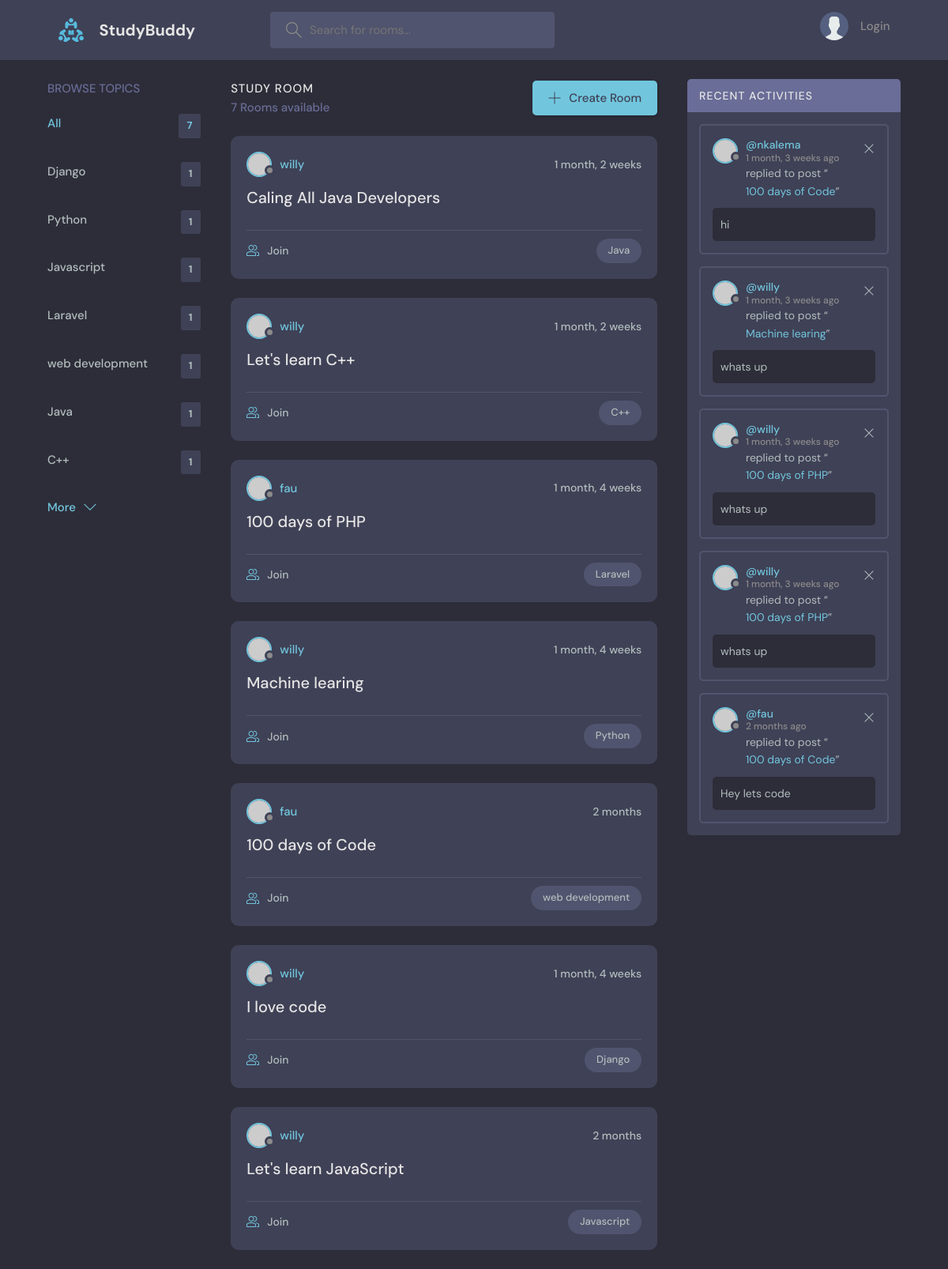
The page / on the database its author committed.
### base/models.py (models this page shows, shortened)
class Topic(models.Model):
    name = models.CharField(max_length=200)

class Room(models.Model):
    host = models.ForeignKey(User, on_delete=models.SET_NULL, null=True)
    topic = models.ForeignKey(Topic,on_delete=models.SET_NULL, null=True)
    name = models.CharField(max_length=200)
    description = models.TextField(null=True, blank=True)
    participants = models.ManyToManyField(User, related_name="participants", blank=True)
    update = models.DateTimeField(auto_now=True)
    created = models.DateTimeField(auto_now_add=True)
    class Meta:
        ordering = ['-update', '-created']
    def __str__(self):
        return self.name

class Message(models.Model):
    user = models.ForeignKey(User, on_delete=models.CASCADE)
    room = models.ForeignKey(Room, on_delete=models.CASCADE)
    body = models.TextField()
    update = models.DateTimeField(auto_now=True)
    created = models.DateTimeField(auto_now_add=True)
    class Meta:
        ordering = ['-update', '-created']

### base/views.py (the view)
# urls.py: 2. Add a URL to urlpatterns:  path('', views.home, name='home')
def home(request):
    q = request.GET.get('q') if request.GET.get('q') is not None else ''
    rooms = Room.objects.filter(Q(topic__name__icontains=q) |
     Q(name__icontains=q) | Q(description__icontains=q)
     )
    room_count = rooms.count()
    topics = Topic.objects.all()
    room_messages = Message.objects.filter(Q(room__topic__name__icontains=q))
    context = {'rooms': rooms, 'topics': topics, 'room_count': room_count, 'room_messages': room_messages}
    return render(request, 'home.html', context)

### templates/home.html (shortened to what this page needs)
{% extends 'main.html'%}
{% block content%}
  <main class="layout layout--3">
    <div class="container">
        {% include 'base/topics_component.html' %}
      <div class="roomList">
        <div class="roomList__header">
          <div>
            <h2>Study Room</h2>
            <p>{{room_count}} Rooms available</p>
          </div>
          <a class="btn btn--main" href="{% url 'create-room' %}">
            <svg version="1.1" xmlns="http://www.w3.org/2000/svg" width="32" height="32" viewBox="0 0 32 32">
              <title>add</title>
              <path
                d="M16.943 0.943h-1.885v14.115h-14.115v1.885h14.115v14.115h1.885v-14.115h14.115v-1.885h-14.115v-14.115z"
              ></path>
            </svg>
            Create Room
          </a>
        </div>
        {% include 'base/feed_component.html'%}
      </div>
      {% include 'base/activitiy_component.html'%}
    </div>
  </main>
{%endblock content%}

### base/templates/base/topics_component.html
<div class="topics">
    <div class="topics__header">
        <h2>Browse Topics</h2>
    </div>
    <ul class="topics__list">
        <li>
            <a href="{% url 'home'%}" class="active">All <span>{{topics.count}}</span></a>
        </li>
        {% for topic in topics%}
        <li>
            <a href="{% url 'home'%}?q={{topic.name}}">{{topic.name}} <span>{{topic.room_set.all.count}}</span></a>
        </li>
        {% endfor %}
    </ul>
    <a class="btn btn--link" href="{% url 'topics'%}">
        More
        <svg version="1.1" xmlns="http://www.w3.org/2000/svg" width="32" height="32" viewBox="0 0 32 32">
            <title>chevron-down</title>
            <path d="M16 21l-13-13h-3l16 16 16-16h-3l-13 13z"></path>
        </svg>
    </a>
</div>

### base/templates/base/feed_component.html (shortened to what this page needs)
{% for room in rooms%}
<div class="roomListRoom">
    <div class="roomListRoom__header">
        <a href="{% url 'user-profile' room.host.id %}" class="roomListRoom__author">
            <div class="avatar avatar--small">
                <img src="https://randomuser.me/api/portraits/women/11.jpg" />
            </div>
            <span>{{room.host.username}}</span>
        </a>
        <div class="roomListRoom__actions">
            <span>{{room.created | timesince}}</span>
        </div>
    </div>
    <div class="roomListRoom__content">
        <a href="{% url 'room' room.id %}">{{room.name}}</a>
    </div>
    <div class="roomListRoom__meta">
        <a href="{% url 'room' room.id %}" class="roomListRoom__joined">
            {{rooms.portraits.all.count}} Join
        </a>
        <p class="roomListRoom__topic">{{room.topic.name}}</p>
    </div>
</div>
{% endfor %}

### base/templates/base/activitiy_component.html
<div class="activities">
    <div class="activities__header">
        <h2>Recent Activities</h2>
    </div>
    {% for message in room_messages%}
    <div class="activities__box">
        <div class="activities__boxHeader roomListRoom__header">
            <a href="{% url 'user-profile' message.user.id%}" class="roomListRoom__author">
                <div class="avatar avatar--small">
                    <img src="https://randomuser.me/api/portraits/women/11.jpg" />
                </div>
                <p>
                    @{{message.user}}
                    <span> {{message.created | timesince}} ago</span>
                </p>
            </a>
            {% if request.user == user %}
            <div class="roomListRoom__actions">
                <a href="{% url 'delete-message' message.id%}">
                    <svg version="1.1" xmlns="http://www.w3.org/2000/svg" width="32" height="32" viewBox="0 0 32 32">
                        <title>remove</title>
                        <path
                            d="M27.314 6.019l-1.333-1.333-9.98 9.981-9.981-9.981-1.333 1.333 9.981 9.981-9.981 9.98 1.333 1.333 9.981-9.98 9.98 9.98 1.333-1.333-9.98-9.98 9.98-9.981z">
                        </path>
                    </svg>
                </a>
            </div>
            {% endif%}
        </div>
        <div class="activities__boxContent">
            <p>replied to post “<a href="{% url 'room' message.room.id%}">{{message.room}}</a>”</p>
            <div class="activities__boxRoomContent">
                {{message.body}}
            </div>
        </div>
    </div>
    {% endfor%}
</div>

### rows shown on the page
Topic: name "Django", room_set.all.count "1"
Topic: name "Python", room_set.all.count "1"
Topic: name "Javascript", room_set.all.count "1"
Topic: name "Laravel", room_set.all.count "1"
Topic: name "web development", room_set.all.count "1"
Topic: name "Java", room_set.all.count "1"
Topic: name "C++", room_set.all.count "1"
Room: host.username "willy", created "1 month, 2 weeks", name "Caling All Java Developers", topic.name "Java"
Room: host.username "willy", created "1 month, 2 weeks", name "Let's learn C++", topic.name "C++"
Room: host.username "fau", created "1 month, 4 weeks", name "100 days of PHP", topic.name "Laravel"
Room: host.username "willy", created "1 month, 4 weeks", name "Machine learing", topic.name "Python"
Room: host.username "fau", created "2 months", name "100 days of Code", topic.name "web development"
Room: host.username "willy", created "1 month, 4 weeks", name "I love code", topic.name "Django"
Room: host.username "willy", created "2 months", name "Let's learn JavaScript", topic.name "Javascript"
Message: user "nkalema", created "1 month, 3 weeks", room "100 days of Code", body "hi"
Message: user "willy", created "1 month, 3 weeks", room "Machine learing", body "whats up"
Message: user "willy", created "1 month, 3 weeks", room "100 days of PHP", body "whats up"
Message: user "willy", created "1 month, 3 weeks", room "100 days of PHP", body "whats up"
Message: user "fau", created "2 months", room "100 days of Code", body "Hey lets code"

### other values the page prints
{{ topics.count }} "7"
{{ room_count }} "7"
